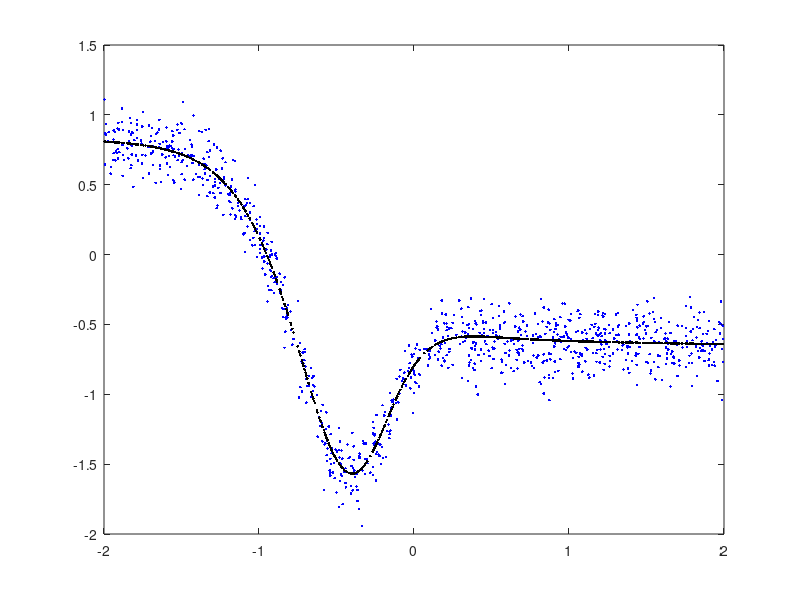
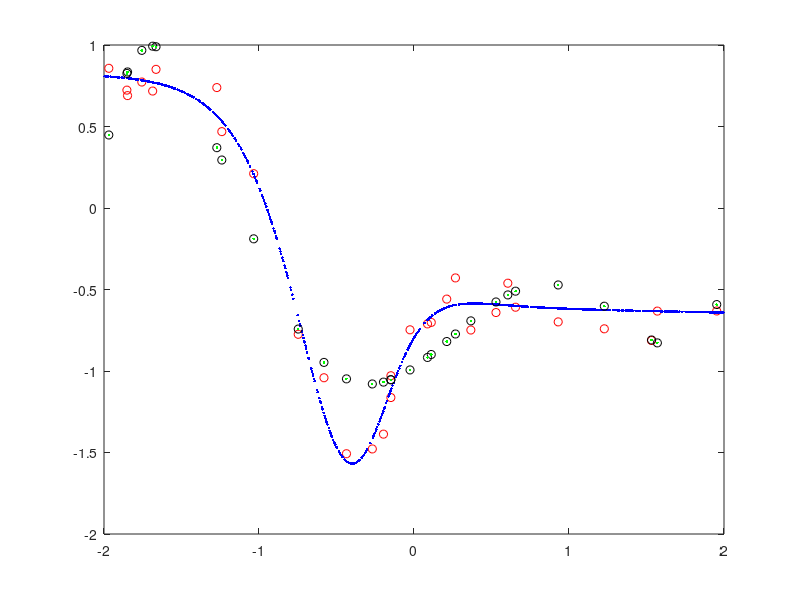

The MATLAB source for these figures, in order:
clear all, close all,clc
NUMPOINTS=1000;
%Generador de ejemplos.
x = 4*(rand(1,NUMPOINTS)-0.5);
yok = 1.8*tanh(3.2*x + 0.8)- 2.5*tanh(2.1*x + 1.2)-0.2*tanh(0.1*x - 0.5);

RUIDO = 0.2*std(yok);
yruido = RUIDO*randn(size(yok));
y = yok + yruido;
figure, plot(x,y,'.b'); hold,plot(x,yok,'.k'); drawnow;

% -------------------------------------------------------------------------
NUMDATA=30;
xdata = 4*(rand(1,NUMDATA)-0.5);
ydata = 1.8*tanh(3.2*xdata + 0.8)- 2.5*tanh(2.1*xdata + 1.2) - 0.2*tanh(0.1*xdata - 0.5) + RUIDO*randn(size(xdata));

figure, plot(xdata,ydata,'or'); hold on, plot(x,yok,'.b'); drawnow;

% minimizar la funcion E=(Y-BX)^2 ===> X'Y=X'BX ==> B=inv(X'X)XY = pinv(X)Y
X=[ones(1,NUMDATA);xdata;xdata.^2;xdata.^3;xdata.^4;xdata.^5]';
B=pinv(X)*ydata';
ynew=X*B;

plot(xdata,ynew,'ok')
p=polyfit(xdata,ydata,5);
plot(xdata,polyval(p,xdata),'.g')